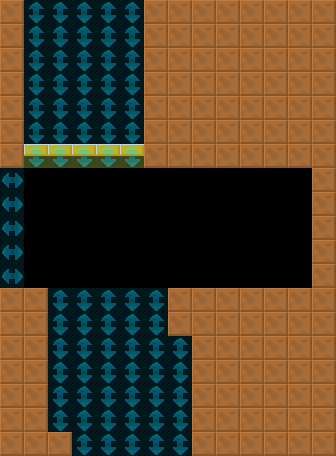

A level layout from a 2D game, rendered from its tile map. Below: a short description, then the map file with tile-grid data replaced by summaries:
An orthogonal 14x19 tile map with 24x24 px tiles, 2 tile layers (col, lnk), 2 tilesets and 1 object (ZDoor).

<map version="1.4" tiledversion="1.4.2" orientation="orthogonal" renderorder="right-down" width="14" height="19" tilewidth="24" tileheight="24" infinite="0" nextlayerid="4" nextobjectid="8">
 <tileset firstgid="6" source="../../lnk.tsx" />
 <tileset firstgid="1" source="../../col.tsx" />
 <layer id="1" name="col" width="14" height="19">
  <data>[266 cells, 132 non-empty, 2 distinct tile ids]</data>
 </layer>
 <layer id="2" name="lnk" width="14" height="19" opacity="0.5">
  <data>[266 cells, 79 non-empty, 2 distinct tile ids]</data>
 </layer>
 <objectgroup id="3" name="markers" opacity="0.5">
  <object id="1" name="ZDoor" type="ZDoor" x="168" y="168" width="144" height="120">
   <properties>
    <property name="yr" value="0" />
    <property name="xr" value="0" />
   </properties>
  </object>
 </objectgroup>
</map>
